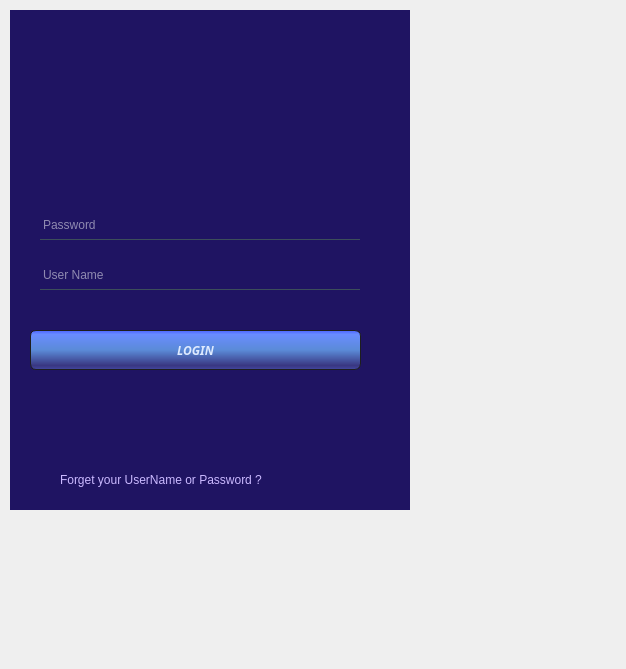
<?xml version="1.0" encoding="UTF-8"?>
<ui version="4.0">
 <class>Form</class>
 <widget class="QWidget" name="Form">
  <property name="geometry">
   <rect>
    <x>0</x>
    <y>0</y>
    <width>626</width>
    <height>669</height>
   </rect>
  </property>
  <property name="windowTitle">
   <string>Form</string>
  </property>
  <widget class="QWidget" name="widget" native="true">
   <property name="geometry">
    <rect>
     <x>10</x>
     <y>10</y>
     <width>400</width>
     <height>500</height>
    </rect>
   </property>
   <widget class="QLabel" name="label">
    <property name="geometry">
     <rect>
      <x>0</x>
      <y>0</y>
      <width>400</width>
      <height>500</height>
     </rect>
    </property>
    <property name="styleSheet">
     <string notr="true">background-color: rgb(31, 20, 98);
border-color: rgb(27, 28, 99);</string>
    </property>
    <property name="text">
     <string/>
    </property>
   </widget>
   <widget class="QLineEdit" name="lineEdit">
    <property name="geometry">
     <rect>
      <x>30</x>
      <y>200</y>
      <width>320</width>
      <height>30</height>
     </rect>
    </property>
    <property name="styleSheet">
     <string notr="true">QLineEdit
{
    background-color: QLinearGradient( x1: 0, y1: 0, x2: 0, y2: 1, stop: 0 #1f1462, stop: 0 #1f1462, stop: 1 #1f1462);
    padding_bottom: 7px;
    border: 1px solid rgba(0,0,0,0);
    border-bottom-color: rgb(60, 78, 90);
	color: rgb(255, 255, 255);
}</string>
    </property>
    <property name="echoMode">
     <enum>QLineEdit::Password</enum>
    </property>
    <property name="placeholderText">
     <string>Password</string>
    </property>
   </widget>
   <widget class="QLineEdit" name="lineEdit_2">
    <property name="geometry">
     <rect>
      <x>30</x>
      <y>250</y>
      <width>320</width>
      <height>30</height>
     </rect>
    </property>
    <property name="styleSheet">
     <string notr="true">QLineEdit
{
    background-color: QLinearGradient( x1: 0, y1: 0, x2: 0, y2: 1, stop: 0 #1f1462, stop: 0 #1f1462, stop: 1 #1f1462);
    padding_bottom: 7px;
    border: 1px solid rgba(0,0,0,0);
    border-bottom-color: rgb(60, 78, 90);
	color: rgb(255, 255, 255);
}</string>
    </property>
    <property name="echoMode">
     <enum>QLineEdit::Password</enum>
    </property>
    <property name="placeholderText">
     <string>User Name</string>
    </property>
   </widget>
   <widget class="QPushButton" name="pushButton">
    <property name="geometry">
     <rect>
      <x>20</x>
      <y>320</y>
      <width>331</width>
      <height>40</height>
     </rect>
    </property>
    <property name="font">
     <font>
      <family>Rockwell</family>
      <pointsize>-1</pointsize>
      <weight>75</weight>
      <italic>true</italic>
      <bold>true</bold>
      <strikeout>false</strikeout>
     </font>
    </property>
    <property name="styleSheet">
     <string notr="true">QPushButton
{
    color: #deeaff;
    background-color: QLinearGradient( x1: 0, y1: 0, x2: 0, y2: 1, stop: 0 #4b63ff, stop: 0.1 #698cff, stop: 0.5 #5b8bd8, stop: 0.9 #393681, stop: 1 #4247a1);
    border-width: 1px;
    border-color: #1e1e1e;
    border-style: solid;
    border-radius: 6;
    padding: 3px;
    font-size: 12px;
    padding-left: 5px;
    padding-right: 5px;
}

QPushButton:pressed
{
    background-color: QLinearGradient( x1: 0, y1: 0, x2: 0, y2: 1, stop: 0 #2d2d2d, stop: 0.1 #2b2b2b, stop: 0.5 #292929, stop: 0.9 #282828, stop: 1 #252525);
}</string>
    </property>
    <property name="text">
     <string>LOGIN</string>
    </property>
   </widget>
   <widget class="QLabel" name="label_2">
    <property name="geometry">
     <rect>
      <x>60</x>
      <y>30</y>
      <width>180</width>
      <height>150</height>
     </rect>
    </property>
    <property name="styleSheet">
     <string notr="true"/>
    </property>
    <property name="text">
     <string/>
    </property>
   </widget>
   <widget class="QLabel" name="label_3">
    <property name="geometry">
     <rect>
      <x>50</x>
      <y>460</y>
      <width>331</width>
      <height>20</height>
     </rect>
    </property>
    <property name="styleSheet">
     <string notr="true">color: rgb(202, 185, 255);</string>
    </property>
    <property name="text">
     <string>Forget your UserName or Password ?</string>
    </property>
   </widget>
  </widget>
 </widget>
 <resources/>
 <connections/>
</ui>
